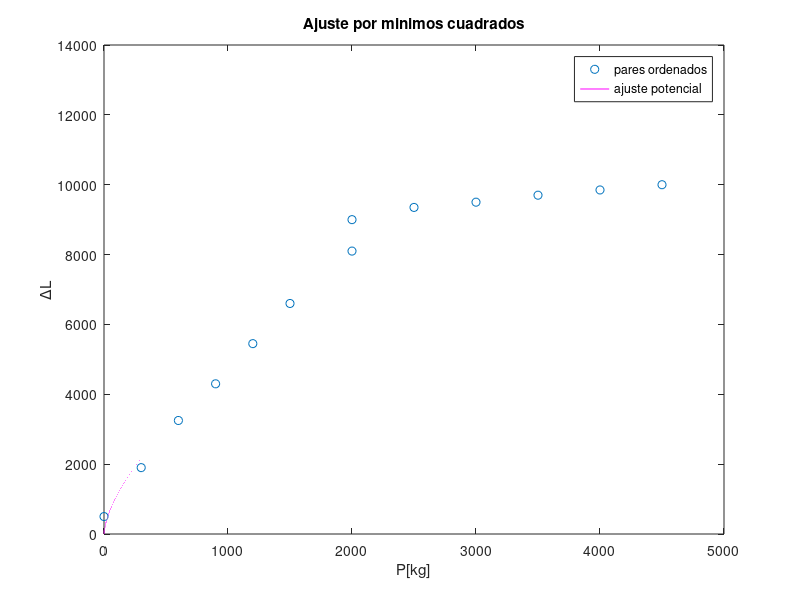

The MATLAB script that drew this image:
% ==============================================================================
%  Ajuste por minimos cuadrados de funcion potencial linealizada
% ==============================================================================
clc;clear;close all

% datos de entrada
x=[0 300 600 900 1200 1500 2000 2000 2500 3000 3500 4000 4500];   
y= [500 1900 3250 4300 5450 6600 8100 9000 9350 9500 9700 9850 10000];
n = [false true true true true true true true true true true true true];

disp('Ajuste potencial y = A*X^B'); 
coef=polyfit(log(x(n)),log(y(n)),1); % linealizo el problema tomando logaritmo, 
% pero entonces el primer par ordenado no lo puedo utilizar       
A=exp(coef(2));  %logaritmos de los datos                    
B=coef(1);
disp(['A =',num2str(A)])
disp(['B =',num2str(B)])
xt=x(1):0.01:x(end);

figure 1 % grafico los puntos que se utilizaran para el calculo del polinomio interpolante
plot(x,y,'o');
hold on  
plot(xt,A*xt.^B,'m') % grafico la funcion potencial
legend('pares ordenados', 'ajuste potencial')
title('Ajuste por minimos cuadrados') 
xlabel('P[kg]')
ylabel('ΔL')

% Calculo del error cuadratico medio
e_pot=sum((y(n)-A*x(n).^B).^2)/length(x(n));
fprintf('El error cuadratico medio es %f \n', e_pot) 
